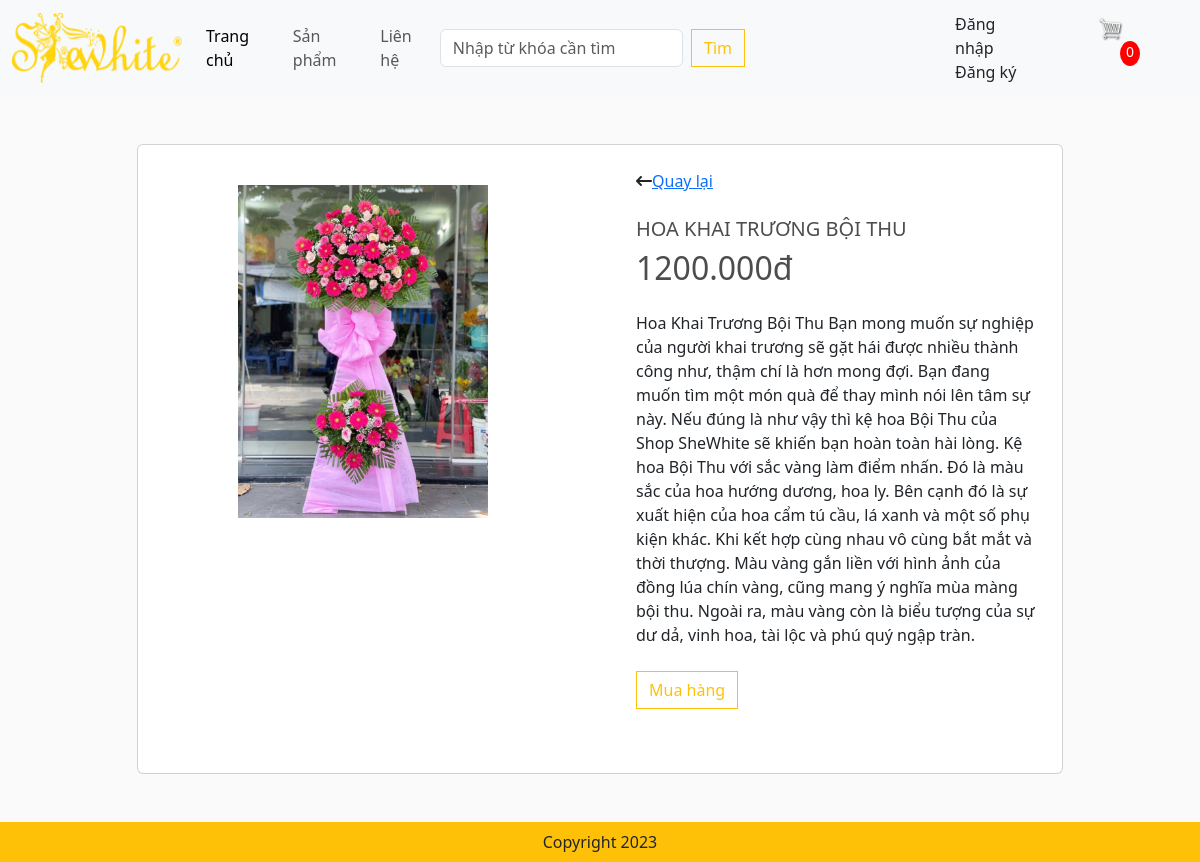
/detail/?id=2, run on the app's committed database.
### app/models.py (models this page shows, shortened)
class Product(models.Model):
    name = models.CharField(max_length=200,null=True)
    price = models.FloatField()
    image = models.ImageField(null=True,blank=True)
    digital = models.BooleanField(default=False,null=True,blank=False)
    detail = models.TextField(null=True,blank=True)
    @property
    def ImageURL(self):
        try:
            url = self.image.url
        except:
            url = ''
        return url

### app/views.py (the view)
# urls.py: path('detail/', views.detail, name="detail"),
def detail(request):
    if request.user.is_authenticated:
        customer = request.user
        order, created = Order.objects.get_or_create(customer = customer, complete = False)
        items = order.orderitems_set.all()
        cartItems = order.get_cart_items
        user_not_login = "hidden"
        user_login = "show"
    else:
        items = [],
        order = {'get_cart_items':0, 'get_cart_total':0}
        cartItems = order['get_cart_items']
        user_not_login = "show"
        user_login = "hidden"
    id = request.GET.get('id','')
    products = Product.objects.filter(id=id)
    context = {'items':items, 'order':order,'cartItems':cartItems,'user_not_login':user_not_login,
               'user_login':user_login,'products':products}
    return render(request,'app/detail.html', context)

### app/templates/app/detail.html (shortened to what this page needs)
<!DOCTYPE html>
{% extends 'app/base.html' %}
{% load static %}
{% block register %}
{% for product in products %}
   <div class="container mt-5 mb-5">
    <div class="row d-flex justify-content-center">
        <div class="col-md-10">
            <div class="card">
                <div class="row">
                    <div class="col-md-6">
                        <div class="images p-3">
                            <div class="text-center p-4"> <img id="main-image" src="{{product.ImageURL}}" width="250" /> </div>
                        </div>
                    </div>
                    <div class="col-md-6">
                        <div class="product p-4">
                            <div class="d-flex justify-content-between align-items-center">
                                <div class="d-flex align-items-center"> <i class="fa fa-long-arrow-left"></i>
                                <span class="ml-1"><a href="{%url 'home' %}">Quay lại</a></span> </div>
                            </div>
                            <div class="mt-4 mb-3">
                                <h5 class="text-uppercase">{{product.name}}</h5>
                                <div class="price d-flex flex-row align-items-center" style="float:none">
                                    <div class="ml-2"><h2>{{product.price | floatformat:3}}đ</h2>  </div>
                                </div>
                            </div>
                            <p class="about">{{product.detail}}</p>
                            <div class="cart mt-4 align-items-center">
                                <button data-product={{product.id}} data-action='add' class="btn btn-outline-warning add-btn update-cart">Mua hàng</button>
                            </div>
                        </div>
                    </div>
                </div>
            </div>
        </div>
    </div>
</div>
{% endfor %}
{% endblock register %}

### app/static/app/css/main.css (style rules this page uses)
body { background-color: hsl(0, 0%, 98%); }
h1,h2,h3,h4,h5,h6 { color:hsl(0, 0%, 30%); }
.product { border-radius: 0 0 4px 4px; margin-bottom:40px }
.price { display:inline-block; float:right; font-weight:bold; }
.btn { border-radius: 0; }

### data on the page
Product: ImageURL (picture), name "HOA KHAI TRƯƠNG BỘI THU", price "1200.000", detail "Hoa Khai Trương Bội Thu Bạn mong muốn sự nghiệp của người khai trương sẽ gặt hái được nhiều thành công như, thậm chí là hơn mong đợi. Bạn đang muốn tìm một món quà để thay mình nói lên tâm sự này. Nếu đúng là như vậy thì kệ hoa Bội Thu của Shop SheWhite sẽ khiến bạn hoàn toàn hài lòng. Kệ hoa Bội Thu với sắc vàng làm điểm nhấn. Đó là màu sắc của hoa hướng dương, hoa ly. Bên cạnh đó là sự xuất hiện của hoa cẩm tú cầu, lá xanh và một số phụ kiện khác. Khi kết hợp cùng nhau vô cùng bắt mắt và thời thượng. Màu vàng gắn liền với hình ảnh của đồng lúa chín vàng, cũng mang ý nghĩa mùa màng bội thu. Ngoài ra, màu vàng còn là biểu tượng của sự dư dả, vinh hoa, tài lộc và phú quý ngập tràn."

### other printed values
{{ cartItems }} "0"
